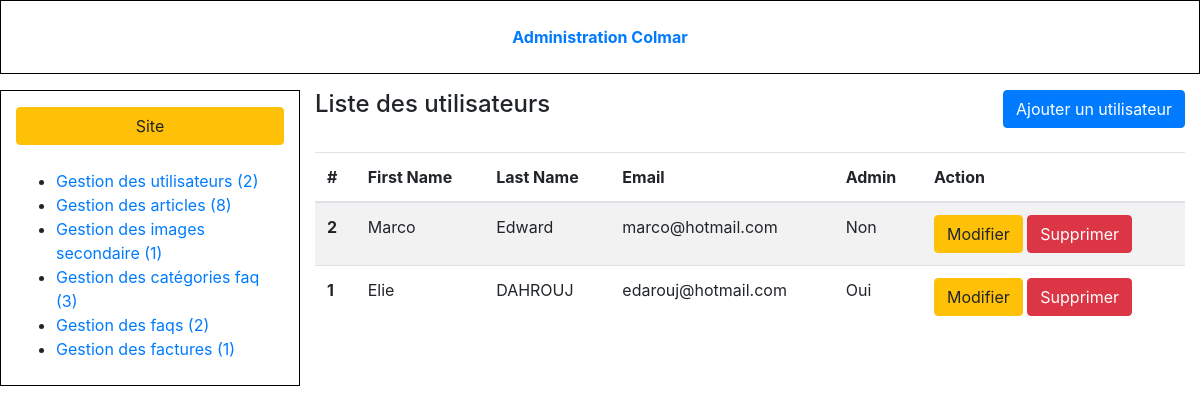
The app's page /admin/user-list.php (signed in) with its own data.
### tables this page shows
CREATE TABLE IF NOT EXISTS `user` (
  `id` int(11) NOT NULL AUTO_INCREMENT,
  `lastname` varchar(255) NOT NULL,
  `firstname` varchar(255) NOT NULL,
  `email` varchar(255) NOT NULL,
  `password` varchar(255) NOT NULL,
  `is_admin` tinyint(1) NOT NULL DEFAULT '0',
  `adress` varchar(255) NOT NULL,
  `is_confirmed` tinyint(1) NOT NULL DEFAULT '0',
  `phone_number` varchar(255) DEFAULT NULL,
  `dateOfBorn` date DEFAULT NULL,
  PRIMARY KEY (`id`)
);

### admin/user-list.php (the view, shortened to what this page needs)
<?php
require_once ('./tools-admin/db-admin.php');
$query = $db->query('SELECT * FROM user ORDER BY id DESC');
$users = $query->fetchall();
?>
<!DOCTYPE html>
<html>
	<head>
		<?php require 'partials/head_assets.php'; ?>
	</head>
	<body class="index-body">
		<div class="container-fluid">
			<?php require 'partials/header.php'; ?>
			<div class="row my-3 index-content">
				<?php require 'partials/nav.php'; ?>
				<section class="col-9">
					<header class="pb-4 d-flex justify-content-between">
						<h4>Liste des utilisateurs</h4>
						<a class="btn btn-primary" href="user-form.php">Ajouter un utilisateur</a>
					</header>
					<?php if($users): ?>
					<table class="table table-striped">
						<thead>
							<tr>
								<th>#</th>
								<th>First Name</th>
								<th>Last Name</th>
								<th>Email</th>
								<th>Admin</th>
								<th>Action</th>
							</tr>
						</thead>
						<tbody>
							<?php foreach($users as $user): ?>
							<tr>
								<th><?= htmlentities($user['id']); ?></th>
								<td><?= htmlentities($user['firstname']); ?></td>
								<td><?= htmlentities($user['lastname']); ?></td>
								<td><?= htmlentities($user['email']); ?></td>
								<td><?= $user['is_admin'] == 1 ? 'Oui' : 'Non' ?></td>
								<td>
									<a href="user-form.php?user_id=<?= $user['id']; ?>&action=edit" class="btn btn-warning">Modifier</a>
									<a onclick="return confirm('Are you sure?')" href="user-list.php?user_id=<?= $user['id']; ?>&action=delete" class="btn btn-danger">Supprimer</a>
								</td>
							</tr>
							<?php endforeach; ?>
						</tbody>
					</table>
					<?php else: ?>
						Aucun utilisateur enregistré.
					<?php endif; ?>
				</section>
			</div>
		</div>
	</body>
</html>

### records on screen
user: id "2", firstname "Marco", lastname "Edward", email "marco@hotmail.com", is_admin "Non"
user: id "1", firstname "Elie", lastname "DAHROUJ", email "edarouj@hotmail.com", is_admin "Oui"

### other values on screen
$nbUsers "2"
$nbArticles "8"
$nbPicturesSecondary "1"
$nbCategories "3"
$nbQuestAns "2"
$nbFactures "1"
